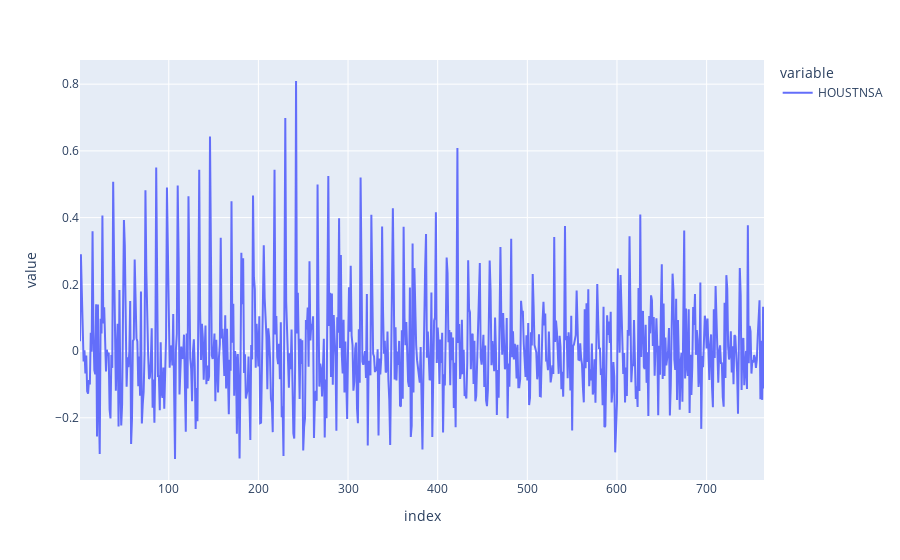

Notebook code cell kept with this figure:
### Code cell
px.line(housing_starts_pct_chg)

### Figure 1 — Plotly figure (JSON) as saved in the notebook; plotly's stock layout.template omitted (floating-point values rounded to 4 significant figures; data arrays with more than 128 entries replaced by an {"elided": "..."} marker saying what was removed)
{"data": [{"hovertemplate": "variable=HOUSTNSA<br>index=%{x}<br>value=%{y}<extra></extra>", "legendgroup": "HOUSTNSA", "line": {"color": "#636efa", "dash": "solid"}, "marker": {"symbol": "circle"}, "mode": "lines", "name": "HOUSTNSA", "orientation": "v", "showlegend": true, "type": "scatter", "x": {"elided": "764 int values"}, "xaxis": "x", "y": {"elided": "764 float values"}, "yaxis": "y"}], "layout": {"legend": {"title": {"text": "variable"}, "tracegroupgap": 0}, "margin": {"t": 60}, "xaxis": {"anchor": "y", "domain": [0, 1], "title": {"text": "index"}}, "yaxis": {"anchor": "x", "domain": [0, 1], "title": {"text": "value"}}}}
